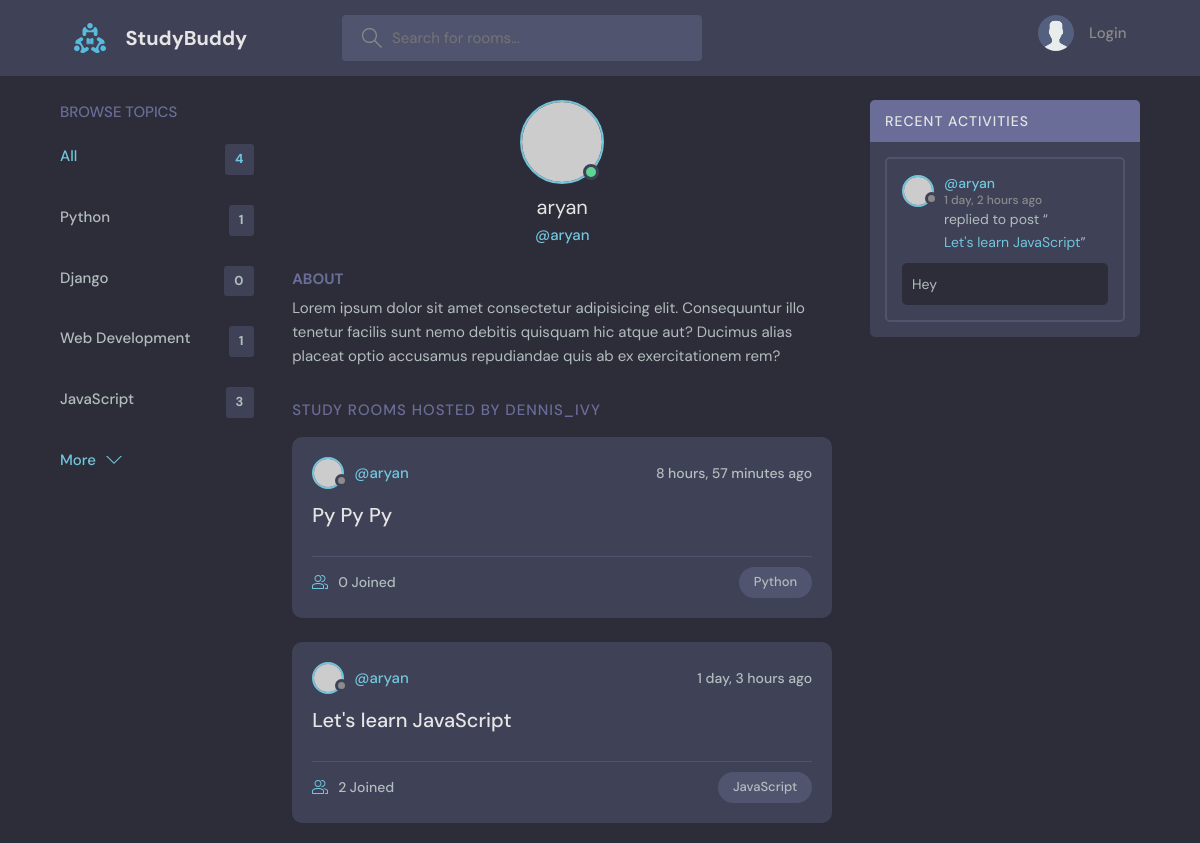
The app's page /profile/1/ (upper part), older data.
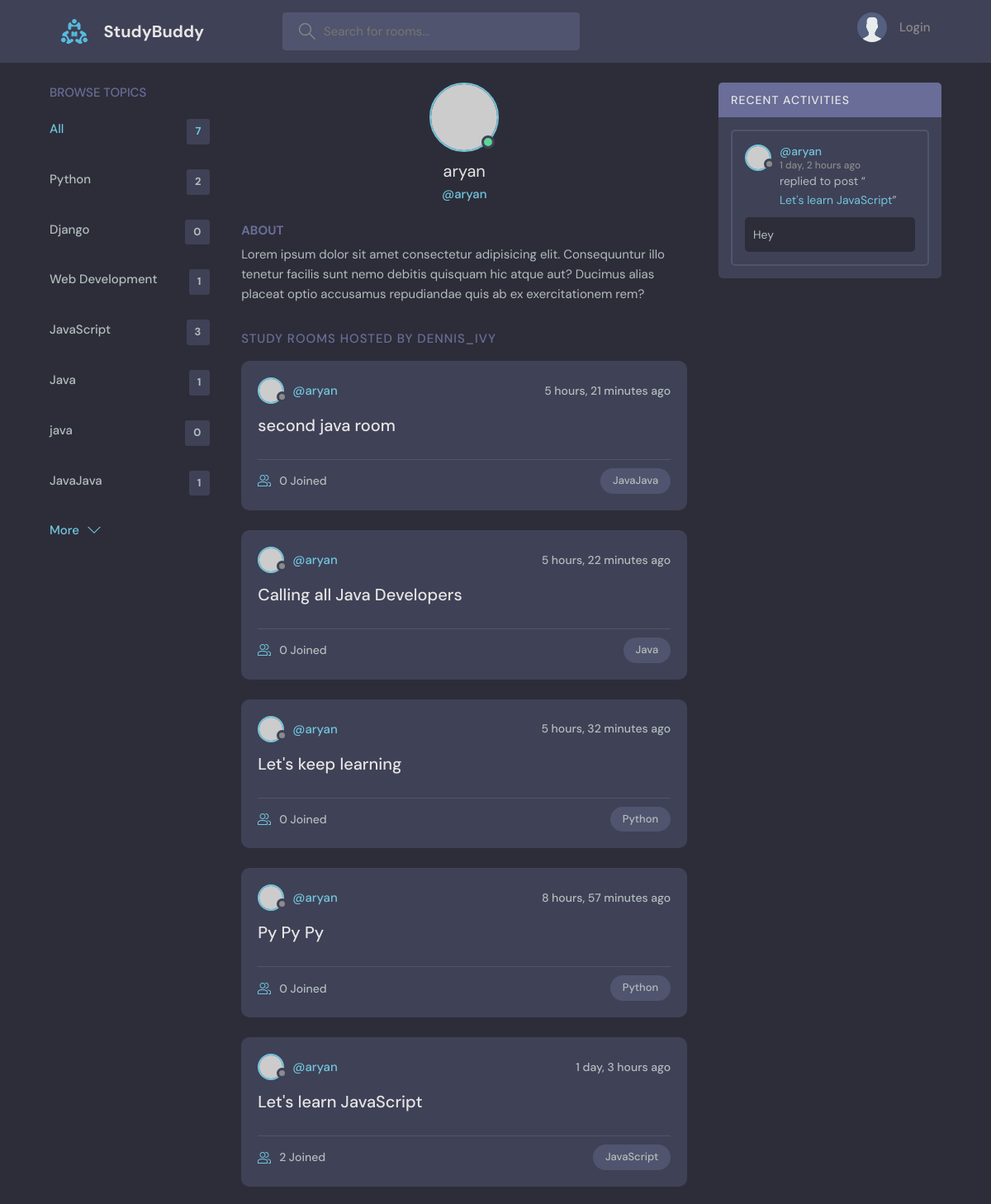
The same page, newer data.
### base/models.py (models this page shows, shortened)
class Topic(models.Model):
    name = models.CharField(max_length=200)

class Room(models.Model):
    host = models.ForeignKey(User, on_delete=models.SET_NULL, null=True)
    topic = models.ForeignKey(Topic, on_delete=models.SET_NULL, null=True)
    name = models.CharField(max_length=200)
    description = models.TextField(null=True, blank=True)
    participants = models.ManyToManyField(User, related_name='participants', blank=True)
    updated = models.DateTimeField(auto_now=True)       # Updated on every updation
    created = models.DateTimeField(auto_now_add=True)   # Only updated when created
    class Meta:
        ordering = ['-updated', '-created']
    def __str__(self):
        return self.name

class Message(models.Model):
    user = models.ForeignKey(User, on_delete=models.CASCADE)
    room = models.ForeignKey(Room, on_delete=models.CASCADE)
    body = models.TextField()
    updated = models.DateTimeField(auto_now=True)       # Updated on every updation
    created = models.DateTimeField(auto_now_add=True)   # Only updated when created
    class Meta:
        ordering = ['-updated', '-created']
    def __str__(self):
        return self.body[0:50]     #* Only the first 50 characters in the preview of message

### base/views.py (the view)
# urls.py: path('profile/<str:pk>/', views.userProfile, name="user-profile"),
def userProfile(request,pk):
    user = User.objects.get(id=pk)
    rooms = user.room_set.all()
    room_messages = user.message_set.all()
    topics = Topic.objects.all()
    context = {'user': user, 'rooms': rooms, 'room_messages': room_messages, 'topics': topics}
    return render(request, 'base/profile.html', context)

### base/templates/base/profile.html (shortened to what this page needs)
{% extends 'main.html' %}
{% block content %}
<main class="profile-page layout layout--3">
  <div class="container">
    {% include 'base/topics_component.html' %}
    <div class="roomList">
      <div class="profile">
        <div class="profile__avatar">
          <div class="avatar avatar--large active">
            <img src="https://randomuser.me/api/portraits/men/11.jpg" />
          </div>
        </div>
        <div class="profile__info">
          <h3>{{ user.username }}</h3>
          <p>@{{ user.username }}</p>
        </div>
        <div class="profile__about">
          <h3>About</h3>
          <p>
            Lorem ipsum dolor sit amet consectetur adipisicing elit. Consequuntur illo tenetur
            facilis sunt nemo debitis quisquam hic atque aut? Ducimus alias placeat optio
            accusamus repudiandae quis ab ex exercitationem rem?
          </p>
        </div>
      </div>
      <div class="roomList__header">
        <div>
          <h2>Study Rooms Hosted by dennis_ivy</a>
          </h2>
        </div>
      </div>
      {% include 'base/feed_component.html' %}
    </div>
    {% include 'base/activity_component.html' %}
  </div>
</main>
{% endblock content %}

### base/templates/base/topics_component.html
<div class="topics">
    <div class="topics__header">
      <h2>Browse Topics</h2>
    </div>
    <ul class="topics__list">
      <li>
        <a href="{% url 'home' %}" class="active">All <span>{{ topics.count }}</span></a>
      </li>
      {% for topic in topics %}
        <li>
            <a href="{% url 'home' %}?q={{topic.name}}"> {{topic.name}} <span>{{ topic.room_set.all.count }}</span></a>
        </li>
      {% endfor %}
    </ul>
    <a class="btn btn--link" href="{% url 'topics' %}">
      More
      <svg version="1.1" xmlns="http://www.w3.org/2000/svg" width="32" height="32" viewBox="0 0 32 32">
        <title>chevron-down</title>
        <path d="M16 21l-13-13h-3l16 16 16-16h-3l-13 13z"></path>
      </svg>
    </a>
</div>

### base/templates/base/feed_component.html (shortened to what this page needs)
{% for room in rooms %}
<div class="roomListRoom">
    <div class="roomListRoom__header">
      <a href="{% url 'user-profile' room.host.id %}" class="roomListRoom__author">
        <div class="avatar avatar--small">
          <img src="https://randomuser.me/api/portraits/women/11.jpg" />
        </div>
        <span> @{{room.host.username}} </span>
      </a>
      <div class="roomListRoom__actions">
        <span>{{ room.created | timesince }} ago</span>
      </div>
    </div>
    <div class="roomListRoom__content">
      <a href="{% url 'room' room.id %}"> {{ room.name }} </a>
    </div>
    <div class="roomListRoom__meta">
      <a href="{% url 'room' room.id %}" class="roomListRoom__joined">
        {{ room.participants.all.count }} Joined
      </a>
      <p class="roomListRoom__topic">{{ room.topic.name }}</p>
    </div>
</div>
{% endfor %}

### base/templates/base/activity_component.html (shortened to what this page needs)
<div class="activities">
    <div class="activities__header">
      <h2>Recent Activities</h2>
    </div>
    {% for message in room_messages %}
    <div class="activities__box">
      <div class="activities__boxHeader roomListRoom__header">
        <a href="{% url 'user-profile' message.user.id %}" class="roomListRoom__author">
          <div class="avatar avatar--small">
            <img src="https://randomuser.me/api/portraits/women/11.jpg" />
          </div>
          <p>
            @{{message.user}}
            <span> {{message.created | timesince}} ago</span>
          </p>
        </a>
      </div>
      <div class="activities__boxContent">
        <p>replied to post “<a href="{% url 'room' message.room.id %}"> {{ message.room }} </a>”</p>
        <div class="activities__boxRoomContent">
            {{message}}
        </div>
      </div>
    </div>
    {% endfor %}
</div>

Row changes from the older to the newer data that the page shows:
computed for Topic "Python": room_set.all.count "1" → "2"
added Topic: name "Java", room_set.all.count "1"
added Topic: name "java", room_set.all.count "0"
added Topic: name "JavaJava", room_set.all.count "1"
added Room: host.username "aryan", created "5 hours, 21 minutes", name "second java room", participants.all.count "0", topic.name "JavaJava"
added Room: host.username "aryan", created "5 hours, 22 minutes", name "Calling all Java Developers", participants.all.count "0", topic.name "Java"
added Room: host.username "aryan", created "5 hours, 32 minutes", name "Let's keep learning", participants.all.count "0", topic.name "Python"
Text that changed along with them:
{{ topics.count }}: "4" → "7"
